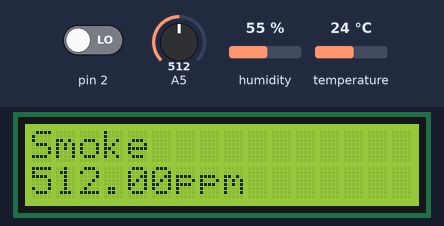
Recording of a sketch running on a simulated Arduino Uno, built with avr-gcc and run on an emulated ATmega328P. On the bench: 16×2 character LCD. Inputs (shaded band) come from the test bench; at power-on: A5 = 512, pin 2 LOW, humidity 55 %, temperature 24 °C.

Above: at 1.7 s.
1.8 s: A5 set to 716
At 4.1 s:
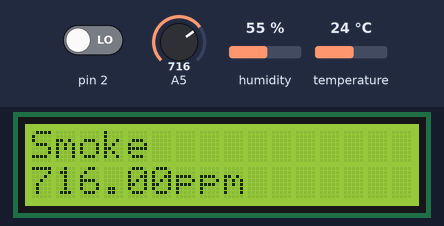
4.6 s: A5 set to 900
At 7.1 s:
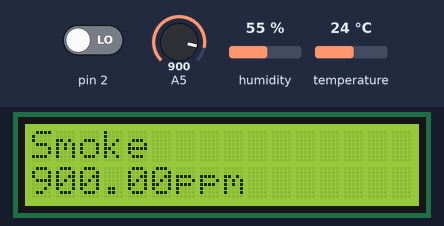
7.7 s: A5 set to 1023
At 9.9 s:
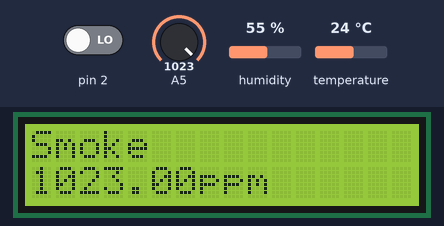
Timing chart, 0 to 11.4 s (numbered marks = the images above; inputs shaded):
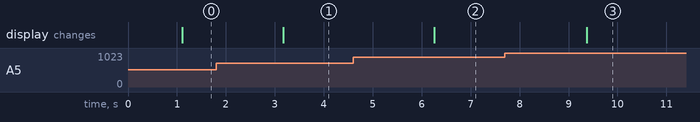

Measured:
- after the input at 1.8 s, the display: changes after 1.4 s (image 1)
- after the input at 4.6 s, the display: changes after 1.7 s (image 2)
- after the input at 7.7 s, the display: changes after 1.7 s (image 3)

The sketch:

arduino.ino
```cpp
#include <DHT.h>
#include <LiquidCrystal.h>

#define DHTTYPE DHT11
#define DHTPIN 3

String readdata;
int RS = 4,E = 5,D4 = 9,D5 = 10,D6 = 11,D7 = 12;   //Intialize the pins of LCD

LiquidCrystal lcd(RS,E,D4,D5,D6,D7);  //Configure the LCD Pins

DHT dht(DHTPIN,DHTTYPE);

void setup()
{

 Serial.begin(9600);        //Begin the Serial Communcation at Baud Rate of 9600
 lcd.begin(16,2);           //Intialize the LCD of 2 rows and 16 columns
 dht.begin();               //Intialize the DHT Sensor

 //Declare the pinmode for all the sensors
 pinMode(A5, INPUT);
 pinMode(8,INPUT);
 pinMode(9,OUTPUT);
//https://cloud.boltiot.com/remote/487b1d2a-e884-4e88-b88c-526aa4bc7721/serialWrite?data=RD&deviceName=BOLT14854650
}
void loop(){

  //Reading all the Sensor values
  float smoke = analogRead(A5);
  String intensity = brightness(digitalRead(2));
  float humidity = dht.readHumidity();
  float temperature = dht.readTemperature();

  String inputmessage = Serial.readString();

  if(inputmessage.compareTo("RD") == 0)
  {
    String data = "smoke:"+String(smoke)+" light:"+String(digitalRead(2))+" humidity:"+String(humidity)+" temperature:"+String(temperature);
    Serial.print(data);
  }

  //Displaying the Values of various Sensors on the LCD display
  showdata("Temprature  ",String(temperature),"\337C" );
  showdata("Humidity  ",String(humidity),"%");
  showdata("Intensity  ",intensity," ");
  showdata("Smoke  ",String(smoke),"ppm");
}

//Creating a fuction to dsiplay the values on to the lcd by taking 3 parameters
void showdata(String sensor_name, String value, String SIunit)
{
  lcd.clear();
  lcd.setCursor(0,0);
  lcd.print(sensor_name);
  lcd.setCursor(0,1);
  lcd.print(value);
  lcd.print(SIunit);
}

// This Function reads the Value Of ldr and depending on the intensity determines wether it is day or night
String brightness(int intensity_value)
{
 if(intensity_value == 0) return "It's bright outside";
  else return "It's dark outside";
}
```
